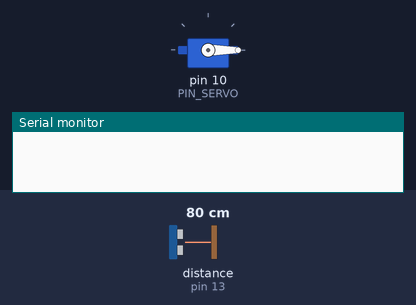
The sketch below on a simulated Arduino Uno, built with avr-gcc and run on an emulated ATmega328P. On the bench: servo, the last lines printed to the serial monitor. Wiring (inferred from the names in the program): ultrasonic range finder: trigger pin 12; echo pin 13. The inputs (shaded band) are chosen by the test bench; at power-on: distance to the obstacle (sensor on pin 13) 80 cm. The echo pulse lasts 58.3 µs per cm.

Above: at 1.7 s.
1.8 s: distance to the obstacle (sensor on pin 13) set to 22 cm
4.1 s: distance to the obstacle (sensor on pin 13) set to 18 cm
At 6.42 s:
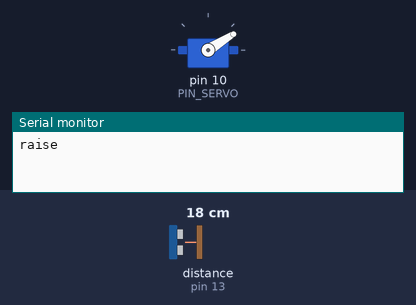
At 7.02 s:
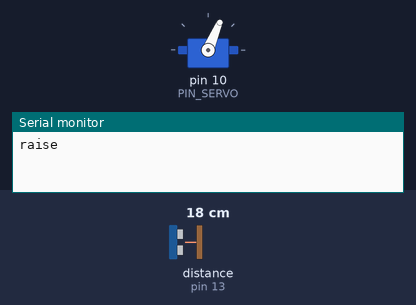
7.1 s: distance to the obstacle (sensor on pin 13) set to 35 cm
At 9.0 s:
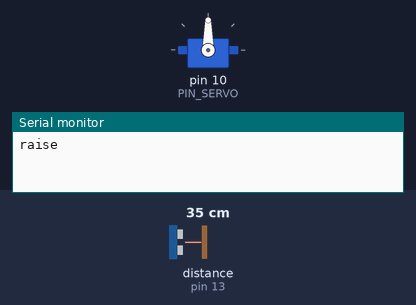
Timing chart, 0 to 13.6 s (numbered marks = the images above; inputs shaded):
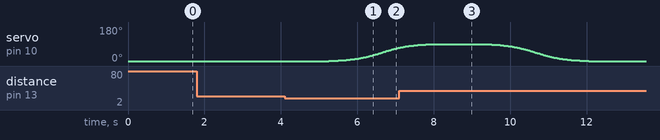

The sketch:

10C16.ino
```cpp
#include <Servo.h> // sigmoid 함수

#define PIN_SERVO 10
#define PIN_TRIG  12
#define PIN_ECHO  13

Servo myServo;

// ---- 설정값 ----
const float ANGLE_DOWN = 0.0;           // 차단기 내려간 각도
const float ANGLE_UP   = 90.0;          // 차단기 올라간 각도 (이동 폭 90도)
const unsigned long MOVING_TIME = 3000; // 이동 시간 3초
const unsigned long WAIT_TIME   = 1000; // 감지/해제 후 기다리는 시간 1초
const float DETECT_CM = 20.0;           // 이 거리 이하면 차량 감지
const float K = 8.0;                    // sigmoid 기울기 (작을수록 완만)

// 서보 펄스 폭 범위 (Servo 라이브러리 기본값). 실제 각도가 모자라면 넓혀서 조정
const int PULSE_MIN = 544;
const int PULSE_MAX = 2400;

// ---- 상태 ----
enum State { DOWN, WAIT_UP, MOVING_UP, UP, WAIT_DOWN, MOVING_DOWN };
State state = DOWN;

unsigned long stateStartTime;
unsigned long moveStartTime;
float startAngle = ANGLE_DOWN;
float stopAngle  = ANGLE_UP;

float readDistanceCm() {
  digitalWrite(PIN_TRIG, LOW);
  delayMicroseconds(2);
  digitalWrite(PIN_TRIG, HIGH);
  delayMicroseconds(10);
  digitalWrite(PIN_TRIG, LOW);
  long duration = pulseIn(PIN_ECHO, HIGH, 12000);  // 약 2m까지만 대기
  if (duration == 0) return 999.0;                 // 측정 실패 = 멀리 있음
  return duration * 0.034 / 2.0;
}

// 각도(float) -> 펄스 폭(us). 정수 각도보다 훨씬 촘촘하게 제어됨
void writeAngle(float angle) {
  int us = PULSE_MIN + (int)(angle * (PULSE_MAX - PULSE_MIN) / 180.0);
  myServo.writeMicroseconds(us);
}

// 0~1 -> 0~1, 양 끝이 정확히 0, 1이 되도록 정규화한 sigmoid
float ease(float t) {
  float s  = 1.0 / (1.0 + exp(-K * (t - 0.5)));
  float s0 = 1.0 / (1.0 + exp( K * 0.5));
  float s1 = 1.0 / (1.0 + exp(-K * 0.5));
  return (s - s0) / (s1 - s0);
}

void changeState(State next) {
  state = next;
  stateStartTime = millis();
}

void startMove(float from, float to, State movingState) {
  startAngle = from;
  stopAngle  = to;
  moveStartTime = millis();
  changeState(movingState);
}

// 이동 중 각도 갱신. 이동이 끝나면 true 반환
bool updateMove() {
  unsigned long progress = millis() - moveStartTime;
  if (progress <= MOVING_TIME) {
    float t = (float)progress / MOVING_TIME;
    writeAngle(startAngle + (stopAngle - startAngle) * ease(t));
    return false;
  }
  writeAngle(stopAngle);
  return true;
}

void setup() {
  pinMode(PIN_TRIG, OUTPUT);
  pinMode(PIN_ECHO, INPUT);
  myServo.attach(PIN_SERVO, PULSE_MIN, PULSE_MAX);
  writeAngle(ANGLE_DOWN);
  delay(500);
  stateStartTime = millis();
  Serial.begin(9600);
}

void loop() {
  // 이동 중에는 센서를 읽지 않고 서보만 빠르게 갱신 (끊김 방지)
  if (state == MOVING_UP) {
    if (updateMove()) changeState(UP);
    delay(10);
    return;
  }
  if (state == MOVING_DOWN) {
    if (updateMove()) changeState(DOWN);
    delay(10);
    return;
  }

  bool detected = (readDistanceCm() < DETECT_CM);
  unsigned long elapsed = millis() - stateStartTime;

  switch (state) {
    case DOWN:
      if (detected) changeState(WAIT_UP);
      break;

    case WAIT_UP:   // 감지된 채로 WAIT_TIME 유지되면 올림
      if (!detected) changeState(DOWN);
      else if (elapsed >= WAIT_TIME) {
        Serial.println("raise");
        startMove(ANGLE_DOWN, ANGLE_UP, MOVING_UP);
      }
      break;

    case UP:
      if (!detected) changeState(WAIT_DOWN);
      break;

    case WAIT_DOWN: // 차량이 없는 채로 WAIT_TIME 유지되면 내림
      if (detected) changeState(UP);
      else if (elapsed >= WAIT_TIME) {
        Serial.println("lower");
        startMove(ANGLE_UP, ANGLE_DOWN, MOVING_DOWN);
      }
      break;

    default:
      break;
  }

  delay(30);  // 센서 측정 간격
}


/* cosine 함수
 #include <Servo.h>

#define PIN_SERVO 10
#define PIN_TRIG  12
#define PIN_ECHO  13

Servo myServo;

// ---- 설정값 ----
const float ANGLE_DOWN = 0.0;           // 차단기 내려간 각도
const float ANGLE_UP   = 90.0;          // 차단기 올라간 각도 (이동 폭 90도)
const unsigned long MOVING_TIME = 3000; // 이동 시간 3초
const unsigned long WAIT_TIME   = 1000; // 감지/해제 후 기다리는 시간 1초
const float DETECT_CM = 20.0;           // 이 거리 이하면 차량 감지

// 서보 펄스 폭 범위 (Servo 라이브러리 기본값). 실제 각도가 모자라면 넓혀서 조정
const int PULSE_MIN = 544;
const int PULSE_MAX = 2400;

// ---- 상태 ----
enum State { DOWN, WAIT_UP, MOVING_UP, UP, WAIT_DOWN, MOVING_DOWN };
State state = DOWN;

unsigned long stateStartTime;
unsigned long moveStartTime;
float startAngle = ANGLE_DOWN;
float stopAngle  = ANGLE_UP;

float readDistanceCm() {
  digitalWrite(PIN_TRIG, LOW);
  delayMicroseconds(2);
  digitalWrite(PIN_TRIG, HIGH);
  delayMicroseconds(10);
  digitalWrite(PIN_TRIG, LOW);
  long duration = pulseIn(PIN_ECHO, HIGH, 12000);  // 약 2m까지만 대기
  if (duration == 0) return 999.0;                 // 측정 실패 = 멀리 있음
  return duration * 0.034 / 2.0;
}

// 각도(float) -> 펄스 폭(us). 정수 각도보다 훨씬 촘촘하게 제어됨
void writeAngle(float angle) {
  int us = PULSE_MIN + (int)(angle * (PULSE_MAX - PULSE_MIN) / 180.0);
  myServo.writeMicroseconds(us);
}

// 0~1 -> 0~1, cosine easing: 시작/끝에서 기울기 0
float ease(float t) {
  return 0.5 - 0.5 * cos(PI * t);
}

void changeState(State next) {
  state = next;
  stateStartTime = millis();
}

void startMove(float from, float to, State movingState) {
  startAngle = from;
  stopAngle  = to;
  moveStartTime = millis();
  changeState(movingState);
}

// 이동 중 각도 갱신. 이동이 끝나면 true 반환
bool updateMove() {
  unsigned long progress = millis() - moveStartTime;
  if (progress <= MOVING_TIME) {
    float t = (float)progress / MOVING_TIME;
    writeAngle(startAngle + (stopAngle - startAngle) * ease(t));
    return false;
  }
  writeAngle(stopAngle);
  return true;
}

void setup() {
  pinMode(PIN_TRIG, OUTPUT);
  pinMode(PIN_ECHO, INPUT);
  myServo.attach(PIN_SERVO, PULSE_MIN, PULSE_MAX);
  writeAngle(ANGLE_DOWN);
  delay(500);
  stateStartTime = millis();
  Serial.begin(9600);
}

void loop() {
  // 이동 중에는 센서를 읽지 않고 서보만 빠르게 갱신 (끊김 방지)
  if (state == MOVING_UP) {
    if (updateMove()) changeState(UP);
    delay(10);
    return;
  }
  if (state == MOVING_DOWN) {
    if (updateMove()) changeState(DOWN);
    delay(10);
    return;
  }

  bool detected = (readDistanceCm() < DETECT_CM);
  unsigned long elapsed = millis() - stateStartTime;

  switch (state) {
    case DOWN:
      if (detected) changeState(WAIT_UP);
      break;

    case WAIT_UP:   // 감지된 채로 WAIT_TIME 유지되면 올림
      if (!detected) changeState(DOWN);
      else if (elapsed >= WAIT_TIME) {
        Serial.println("raise");
        startMove(ANGLE_DOWN, ANGLE_UP, MOVING_UP);
      }
      break;

    case UP:
      if (!detected) changeState(WAIT_DOWN);
      break;

    case WAIT_DOWN: // 차량이 없는 채로 WAIT_TIME 유지되면 내림
      if (detected) changeState(UP);
      else if (elapsed >= WAIT_TIME) {
        Serial.println("lower");
        startMove(ANGLE_UP, ANGLE_DOWN, MOVING_DOWN);
      }
      break;

    default:
      break;
  }

  delay(30);  // 센서 측정 간격
} */
```

Measured:
- the behaviour switches between 21 and 20 cm on distance to the obstacle (sensor on pin 13) (found by bisection; images 0 and 1)
- after the input at 1.8 s, every drawn part: stays the same
- after the input at 4.1 s, servo on pin 10 (PIN_SERVO): moves from 0° to 71° over 1.8 s, starting after 1.1 s
